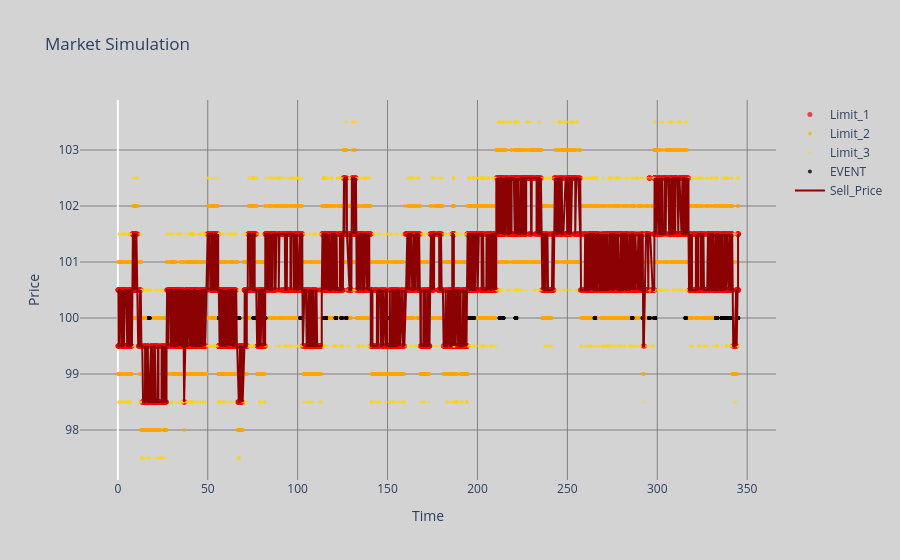

Source (notebook cell):
### Code cell
NB_EVENTS_SIMULATED = 10000
qr.Run_QR_simulated(NB_EVENTS_SIMULATED, False)

### Figure 1 — Plotly figure (JSON) as saved in the notebook; plotly's stock layout.template omitted (floating-point values rounded to 4 significant figures; data arrays with more than 128 entries replaced by an {"elided": "..."} marker saying what was removed)
{"data": [{"marker": {"color": "red", "opacity": 0.7, "size": 5}, "mode": "markers", "name": "Limit_1", "type": "scatter", "x": {"elided": "5988 float values"}, "y": {"elided": "5988 float values"}}, {"marker": {"color": "orange", "opacity": 0.6, "size": 4}, "mode": "markers", "name": "Limit_2", "type": "scatter", "x": {"elided": "2778 float values"}, "y": {"elided": "2778 int values"}}, {"marker": {"color": "gold", "opacity": 0.5, "size": 3}, "mode": "markers", "name": "Limit_3", "type": "scatter", "x": {"elided": "1234 float values"}, "y": {"elided": "1234 float values"}}, {"marker": {"color": "black", "opacity": 0.8, "size": 4}, "mode": "markers", "name": "EVENT", "type": "scatter", "x": {"elided": "1593 float values"}, "y": {"elided": "1593 int values"}}, {"line": {"color": "darkred", "width": 2}, "mode": "lines", "name": "Sell_Price", "type": "scatter", "x": {"elided": "2061 float values"}, "y": {"elided": "2061 float values"}}], "layout": {"paper_bgcolor": "#D3D3D3", "plot_bgcolor": "#D3D3D3", "title": {"text": "Market Simulation"}, "xaxis": {"gridcolor": "#808080", "showgrid": true, "title": {"text": "Time"}}, "yaxis": {"gridcolor": "#808080", "showgrid": true, "title": {"text": "Price"}}}}
